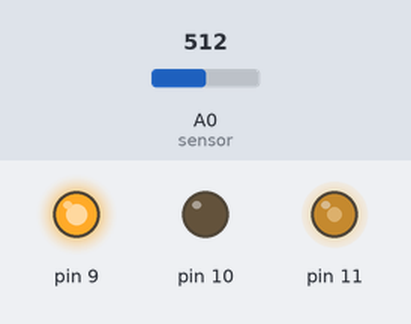
Recording of a sketch running on a simulated Arduino Uno, built with avr-gcc and run on an emulated ATmega328P. Shown: output pins drawn as LEDs (lit = HIGH). Inputs (shaded band) come from the test bench; at power-on: A0 (sensor) = 512.

Above: at 1.2 s.
1.3 s: A0 (sensor) set to 91
2.8 s: A0 (sensor) set to 75
At 3.4 s:
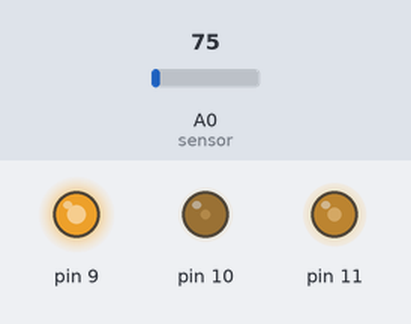
4.3 s: A0 (sensor) set to 122
At 4.6 s:
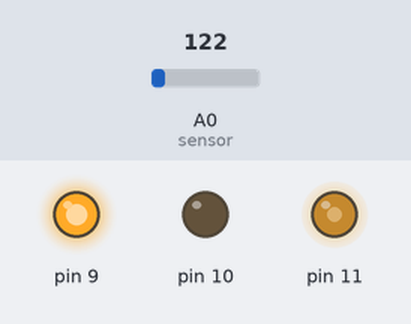
5.8 s: A0 (sensor) set to 0
At 6.9 s:
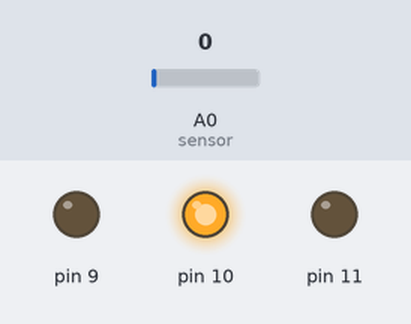
7.3 s: A0 (sensor) set to 30
8.8 s: A0 (sensor) set to 36
At 9.2 s:
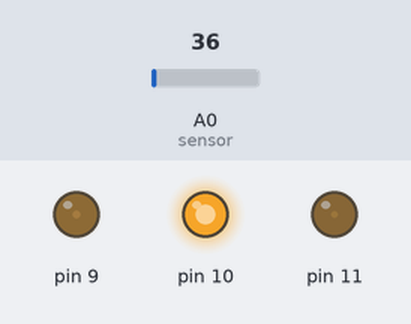
Timing chart, 0 to 11.3 s (numbered marks = the images above; inputs shaded):
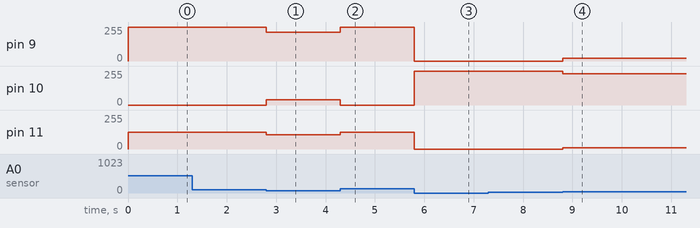

The sketch:

Term_metro_RGB.ino
```cpp
  int sensor=0;
  long x;
  long temp;
  int brillo;
  int i;

void setup() {
  for(i=9; i<12; i++)
    pinMode(i, OUTPUT);
}

void Color(int R, int G, int B)
{
  analogWrite(9, R);
  analogWrite(10, B);
  analogWrite(11, G);
}
void loop() {
  x=analogRead(sensor)*5000L/1023;
  temp=x/10;
  brillo=map(temp, 15, 40, 0, 255);
  brillo=constrain(brillo, 0, 255);
  Color(brillo, brillo/2, 255-brillo);
}
```

Measured:
- after the input at 1.3 s, every drawn part: stays the same
- after the input at 2.8 s, pin 9: 255/255 → 214/255 at once; pin 10: 0/255 → 41/255 at once; pin 11: 127/255 → 107/255 at once
- after the input at 4.3 s, pin 9: 214/255 → 255/255 at once; pin 10: 41/255 → 0/255 at once; pin 11: 107/255 → 127/255 at once
- after the input at 5.8 s, pin 9: 255/255 → 0/255 at once; pin 10: 0/255 → 255/255 at once; pin 11: 127/255 → 0/255 at once
- after the input at 7.3 s, every drawn part: stays the same
- after the input at 8.8 s, pin 9: 0/255 → 20/255 at once; pin 10: 255/255 → 235/255 at once; pin 11: 0/255 → 10/255 at once
